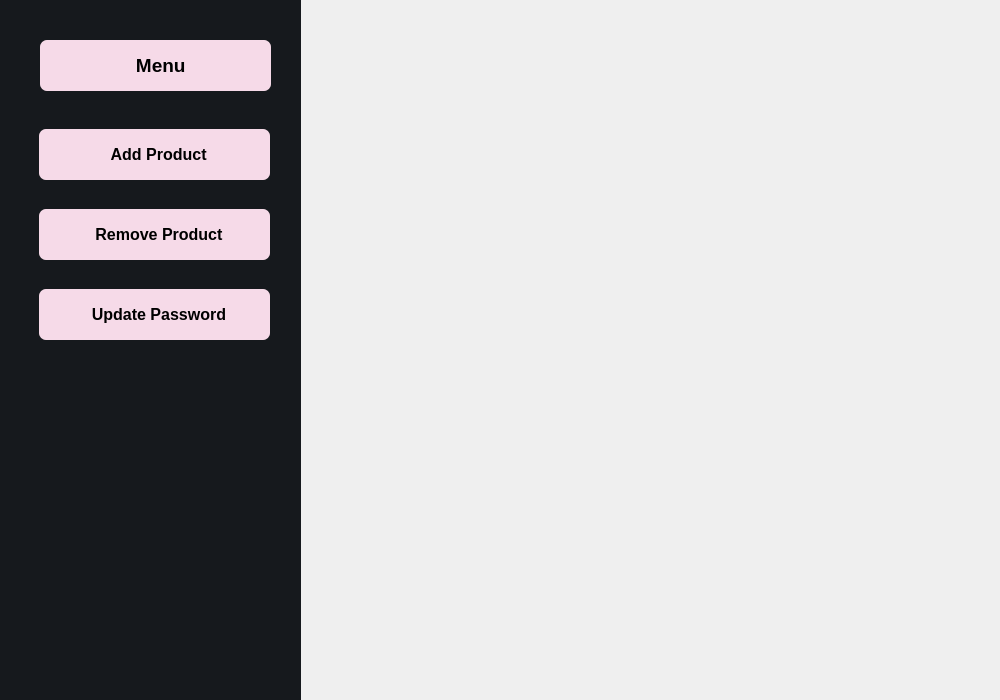
<?xml version="1.0" encoding="UTF-8"?>
<ui version="4.0">
 <class>Seller</class>
 <widget class="QWidget" name="Seller">
  <property name="geometry">
   <rect>
    <x>0</x>
    <y>0</y>
    <width>1000</width>
    <height>700</height>
   </rect>
  </property>
  <property name="windowTitle">
   <string>Form</string>
  </property>
  <widget class="QStackedWidget" name="Login">
   <property name="geometry">
    <rect>
     <x>0</x>
     <y>0</y>
     <width>1001</width>
     <height>701</height>
    </rect>
   </property>
   <property name="currentIndex">
    <number>1</number>
   </property>
   <widget class="QWidget" name="Seller_login">
    <widget class="QLabel" name="seller_login_Heading">
     <property name="geometry">
      <rect>
       <x>280</x>
       <y>10</y>
       <width>221</width>
       <height>41</height>
      </rect>
     </property>
     <property name="font">
      <font>
       <pointsize>20</pointsize>
       <bold>true</bold>
      </font>
     </property>
     <property name="text">
      <string>Seller</string>
     </property>
     <property name="alignment">
      <set>Qt::AlignCenter</set>
     </property>
    </widget>
    <widget class="QLineEdit" name="seller_login_Input_Password">
     <property name="geometry">
      <rect>
       <x>250</x>
       <y>210</y>
       <width>271</width>
       <height>51</height>
      </rect>
     </property>
     <property name="font">
      <font>
       <pointsize>10</pointsize>
      </font>
     </property>
     <property name="styleSheet">
      <string notr="true">background-color: rgb(255, 255, 255);
border-radius: 10px</string>
     </property>
     <property name="echoMode">
      <enum>QLineEdit::Password</enum>
     </property>
     <property name="alignment">
      <set>Qt::AlignCenter</set>
     </property>
     <property name="placeholderText">
      <string>Password</string>
     </property>
    </widget>
    <widget class="QPushButton" name="seller_login_Button">
     <property name="geometry">
      <rect>
       <x>290</x>
       <y>310</y>
       <width>151</width>
       <height>51</height>
      </rect>
     </property>
     <property name="font">
      <font>
       <pointsize>15</pointsize>
       <bold>true</bold>
      </font>
     </property>
     <property name="styleSheet">
      <string notr="true">QPushButton#seller_login_Button{	
	background-color: qlineargradient(spread:pad, x1:0, y1:0.505682, x2:1, y2:0.477, stop:0 rgba(24, 24, 27, 219), stop:1 rgba(0, 0, 0, 226));
	color:rgba(255, 255, 255, 210);
	border-radius:5px;
}
QPushButton#seller_login_Button:hover{	
	background-color: qlineargradient(spread:pad, x1:0, y1:0.505682, x2:1, y2:0.477, stop:0 rgba(86, 86, 86, 219), stop:1 rgba(180, 180, 181, 226));
}
QPushButton#seller_login_Button:pressed{	
	padding-left:5px;
	padding-top:5px;
	background-color:rgba(105, 118, 132, 200);
}</string>
     </property>
     <property name="text">
      <string>Login</string>
     </property>
    </widget>
    <widget class="QLineEdit" name="seller_login_Intput_UserName">
     <property name="geometry">
      <rect>
       <x>250</x>
       <y>100</y>
       <width>271</width>
       <height>51</height>
      </rect>
     </property>
     <property name="font">
      <font>
       <pointsize>10</pointsize>
      </font>
     </property>
     <property name="styleSheet">
      <string notr="true">background-color: rgb(255, 255, 255);
border-radius: 10px</string>
     </property>
     <property name="alignment">
      <set>Qt::AlignCenter</set>
     </property>
     <property name="placeholderText">
      <string>Email or User Name</string>
     </property>
    </widget>
    <widget class="QPushButton" name="BackToMenu">
     <property name="geometry">
      <rect>
       <x>260</x>
       <y>580</y>
       <width>93</width>
       <height>28</height>
      </rect>
     </property>
     <property name="styleSheet">
      <string notr="true">background-color: rgb(0, 0, 0);
color: rgb(255, 255, 255);</string>
     </property>
     <property name="text">
      <string>Back</string>
     </property>
    </widget>
   </widget>
   <widget class="QWidget" name="seller_menu">
    <widget class="QWidget" name="left_side" native="true">
     <property name="geometry">
      <rect>
       <x>0</x>
       <y>0</y>
       <width>301</width>
       <height>701</height>
      </rect>
     </property>
     <property name="styleSheet">
      <string notr="true">background-color: rgb(22, 25, 29);</string>
     </property>
     <widget class="QWidget" name="Menu" native="true">
      <property name="geometry">
       <rect>
        <x>10</x>
        <y>30</y>
        <width>271</width>
        <height>61</height>
       </rect>
      </property>
      <widget class="QPushButton" name="Menu_Button">
       <property name="geometry">
        <rect>
         <x>30</x>
         <y>10</y>
         <width>231</width>
         <height>51</height>
        </rect>
       </property>
       <property name="font">
        <font>
         <pointsize>14</pointsize>
         <bold>true</bold>
        </font>
       </property>
       <property name="styleSheet">
        <string notr="true">QPushButton#Menu_Button{	
	border-radius:7px;
	background-color: rgb(246, 218, 232);
}

</string>
       </property>
       <property name="text">
        <string>  Menu</string>
       </property>
       <property name="icon">
        <iconset>
         <normaloff>../icons/home.svg</normaloff>../icons/home.svg</iconset>
       </property>
       <property name="iconSize">
        <size>
         <width>24</width>
         <height>24</height>
        </size>
       </property>
      </widget>
     </widget>
     <widget class="QWidget" name="Others" native="true">
      <property name="geometry">
       <rect>
        <x>19</x>
        <y>109</y>
        <width>261</width>
        <height>571</height>
       </rect>
      </property>
      <widget class="QPushButton" name="Add_product">
       <property name="geometry">
        <rect>
         <x>20</x>
         <y>20</y>
         <width>231</width>
         <height>51</height>
        </rect>
       </property>
       <property name="font">
        <font>
         <pointsize>12</pointsize>
         <bold>true</bold>
        </font>
       </property>
       <property name="styleSheet">
        <string notr="true">QPushButton#Add_product{	
	border-radius:7px;
background-color: rgb(246, 218, 232);
}</string>
       </property>
       <property name="text">
        <string>  Add Product</string>
       </property>
       <property name="icon">
        <iconset>
         <normaloff>../icons/add-product.png</normaloff>../icons/add-product.png</iconset>
       </property>
       <property name="iconSize">
        <size>
         <width>26</width>
         <height>26</height>
        </size>
       </property>
      </widget>
      <widget class="QPushButton" name="Remove_product">
       <property name="geometry">
        <rect>
         <x>20</x>
         <y>100</y>
         <width>231</width>
         <height>51</height>
        </rect>
       </property>
       <property name="font">
        <font>
         <pointsize>12</pointsize>
         <bold>true</bold>
        </font>
       </property>
       <property name="styleSheet">
        <string notr="true">QPushButton#Remove_product{	
	border-radius:7px;
	background-color: rgb(246, 218, 232);
}</string>
       </property>
       <property name="text">
        <string>  Remove Product</string>
       </property>
       <property name="icon">
        <iconset>
         <normaloff>../icons/remove.png</normaloff>../icons/remove.png</iconset>
       </property>
       <property name="iconSize">
        <size>
         <width>24</width>
         <height>24</height>
        </size>
       </property>
      </widget>
      <widget class="QPushButton" name="Update_password">
       <property name="geometry">
        <rect>
         <x>20</x>
         <y>180</y>
         <width>231</width>
         <height>51</height>
        </rect>
       </property>
       <property name="font">
        <font>
         <pointsize>12</pointsize>
         <bold>true</bold>
        </font>
       </property>
       <property name="styleSheet">
        <string notr="true">QPushButton#Update_password{	
	border-radius: 7px;
	background-color: rgb(246, 218, 232);
}</string>
       </property>
       <property name="text">
        <string>  Update Password</string>
       </property>
       <property name="icon">
        <iconset>
         <normaloff>../icons/settings.svg</normaloff>../icons/settings.svg</iconset>
       </property>
       <property name="iconSize">
        <size>
         <width>24</width>
         <height>24</height>
        </size>
       </property>
      </widget>
     </widget>
    </widget>
   </widget>
   <widget class="QWidget" name="page"/>
  </widget>
 </widget>
 <resources/>
 <connections/>
</ui>
